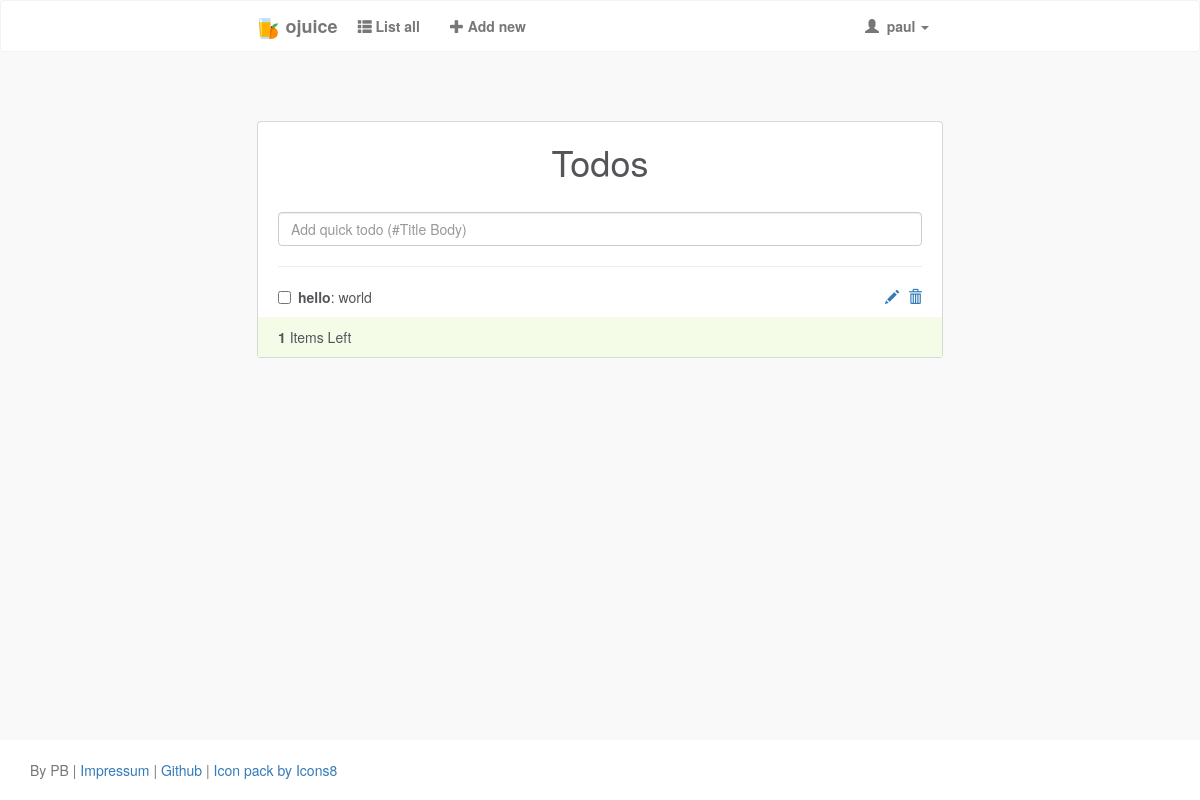
Before: / (signed in) with the older database file.
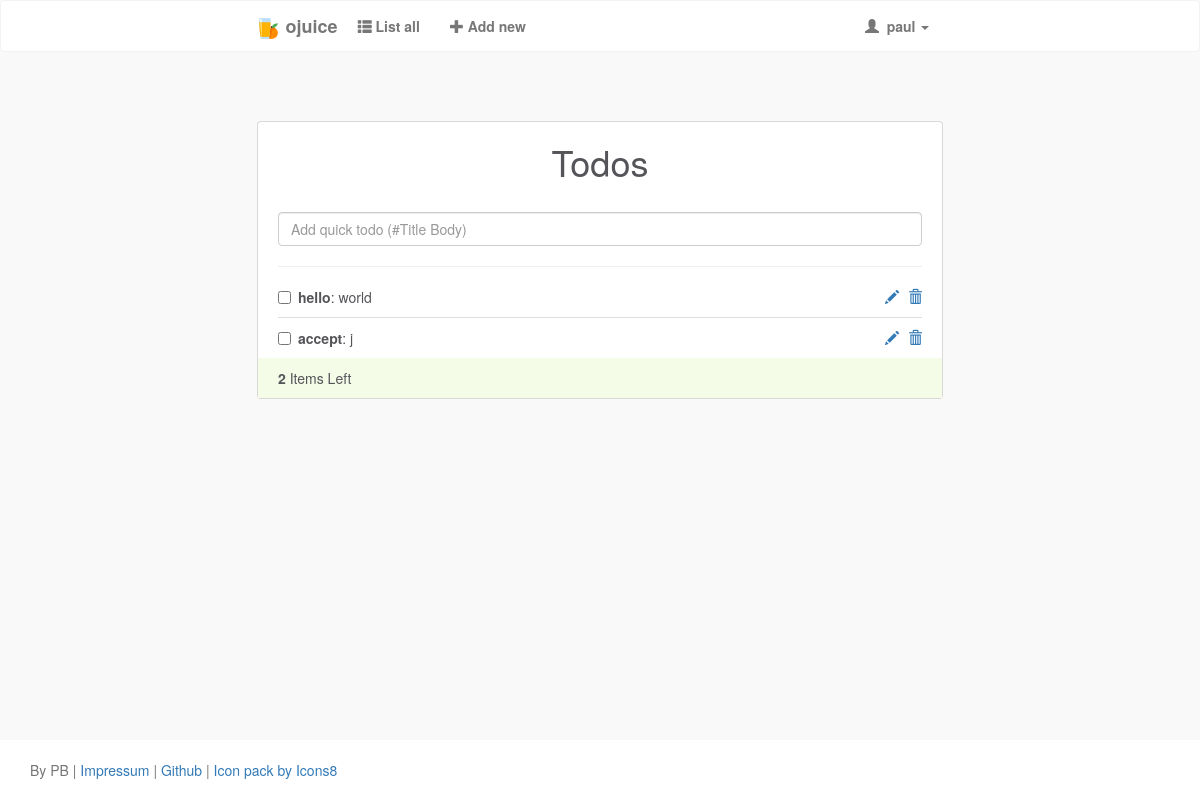
After: the same page with the newer database file.
### todo/models.py (models this page shows, shortened)
class Todo(models.Model):
    title = models.CharField(max_length=30)
    body = models.CharField(max_length=255)
    created_at = models.DateTimeField(default=datetime.now, blank=True)
    owner = models.ForeignKey(User, on_delete=models.CASCADE)
    checked = models.BooleanField(default=False)

### todo/views.py (the view)
# urls.py: url(r'^$', views.todoIndex, name='index'),
def todoIndex(request):
    if request.user.is_authenticated:
        todos = Todo.objects.filter(owner=request.user.id)
        form = QuickTodoForm()
        context = {
            'title': 'Todos',
            'todos': todos,
            'form': form
        }
        return render(request, 'index.html', context)
    else:
        return redirect('login')

### todo/forms.py
class QuickTodoForm(forms.Form):
    title = forms.CharField(max_length=30)
    title.widget.attrs = {
        'class': 'form-control add-todo',
        'placeholder': 'Add quick todo (#Title Body)'
    }

### templates/index.html (shortened to what this page needs)
{% extends 'base.html' %}
{% block content %}
<div class="container outer_wrap">
    <div class="row">
        <div class="col-md-12">
            <div class="todolist">
                <h1>{{title}}</h1>
                <form action="{% url 'create_quick' %}" method="post">
                    {{ form.title }}
                </form>
                <hr>
                <ul id="sortable" class="list-unstyled">
                    {% for todo in todos %}
                    <li class="ui-state-default">
                        <div class="checkbox">
                            <label>
                                {% if todo.checked %}
                                    <input checked type="checkbox" onclick="myFunction({{todo.id}})" /><b>{{todo.title}}</b>: {{todo.body}}</label>
                                {% else %}
                                    <input type="checkbox" onclick="myFunction({{todo.id}})" /><b>{{todo.title}}</b>: {{todo.body}}</label>
                                {% endif %}
                            <div class="pull-right">
                                <a href="{% url 'detail' todo.id %}" id="left_pencil">
                                    <span class="glyphicon glyphicon-pencil" aria-hidden="true"></span>
                                </a>
                                <a href="{% url 'delete' todo.id %}">
                                    <span class="glyphicon glyphicon-trash" aria-hidden="true"></span>
                                </a>
                            </div>
                        </div>
                    </li>
                    {% endfor %}
                </ul>
                <div class="todo-footer">
                    <strong><span class="count-todos">{{todos|length}}</span></strong> Items Left
                </div>
            </div>
        </div>
    </div>
</div>
{% endblock content %}

### templates/base.html (shortened to what this page needs)
{% load staticfiles %}
<!doctype html>
<html>
    <head>
        <link rel='stylesheet' href='https://maxcdn.bootstrapcdn.com/bootstrap/3.3.7/css/bootstrap.min.css'>
        <link rel="stylesheet" href="{% static 'css/style.css' %}" />
    </head>
    <body>
        {% include 'partials/header.html' %}
        {% block content %}{% endblock content %}
        {% include 'partials/footer.html' %}
    </body>
</html>

### templates/partials/header.html (shortened to what this page needs)
<nav class="navbar navbar-default">
    <div class="container-fluid">
        <div class="navbar-header">
            <a class="navbar-brand" href="{% url 'index' %}">
                <img class="icon icons8-Orange-Juice" width="25" height="25">
            </a>
            <a href="{% url 'index' %}" class="navbar-brand">ojuice</a>
        </div>
        <div class="collapse navbar-collapse" id="bs-example-navbar-collapse-1">
            {% if user.is_authenticated %}
            <ul class="nav navbar-nav">
                <li>
                    <a href="{% url 'index' %}">
                        <span class="glyphicon glyphicon-th-list " aria-hidden="true"></span> List all
                    </a>
                </li>
                <li>
                    <a href="{% url 'new' %}">
                        <span class="glyphicon glyphicon-plus" aria-hidden="true"></span> Add new
                    </a>
                </li>
            </ul>
            {% endif %}
            <ul class="nav navbar-nav navbar-right">
                {% if not user.is_authenticated %}
                <li><a href="{% url 'register' %}"><span>Sign Up</span></a></li>
                <li><a href="{% url 'login' %}"><span class="navbar_button">Login</span></a></li>
                {% else %}
                <li class="dropdown">
                    <a href="#" class="dropdown-toggle" data-toggle="dropdown" role="button" aria-haspopup="true" aria-expanded="false">
                        <span class="glyphicon glyphicon-user " aria-hidden="true"></span>
                        &nbsp;{{user}}
                        <span class="caret"></span>
                    </a>
                </li>
                {% endif %}
            </ul>
        </div>
    </div>
</nav>

### templates/partials/footer.html
    <footer class="footer">
      <div class="container">
        <p class="text-muted">
            By PB | <a href="#">Impressum</a>
            |<a href="https://github.com/paulbellmann/ojuice"> Github</a>
            | <a href="https://icons8.com">Icon pack by Icons8</a>
        </p>
      </div>
    </footer>

### static/css/style.css (style rules this page uses)
body { background-color: #F9F9F9; color: #555459; }
.navbar-default { background-color: #fff; border-color: #f3f3f3; }
.footer { background-color: #fff; }
.container-fluid { max-width: 60%; }
.outer_wrap { padding-top: 100px; }
#left_pencil { padding-right: 5px; text-decoration: none; }
.todolist, .insform { background-color:#FFF; padding:20px 20px 10px 20px; max-width: 60%; margin: auto; border-radius: 3px; box-shadow: 0 0 0 1px #d8d8d8; }
.todolist h1, .insform h1 { margin:0; padding-bottom:20px; text-align:center; }
li.ui-state-default { background:#fff; border:none; border-bottom:1px solid #ddd; }
li.ui-state-default:last-child { border-bottom:none; }
.todo-footer { background-color:#F4FCE8; margin:0 -20px -10px -20px; padding: 10px 20px; }
.navbar-brand { padding: 15px 5px 15px 15px; font-weight: 600; color: #606060; }
li > a { font-weight: 700; }
@media (max-width: 1300px) { .outer_wrap { padding-top: 50px; } }
html { position: relative; min-height: 100%; }
body { margin-bottom: 60px; }
.footer { position: absolute; bottom: 0; width: 100%; height: 60px; background-color: #fff; }
.container .text-muted { margin: 20px 0; }

Changed rows visible on the page:
added Todo: title "accept", body "j"
Other visible differences:
{{ todos|length }}: "1" → "2"
